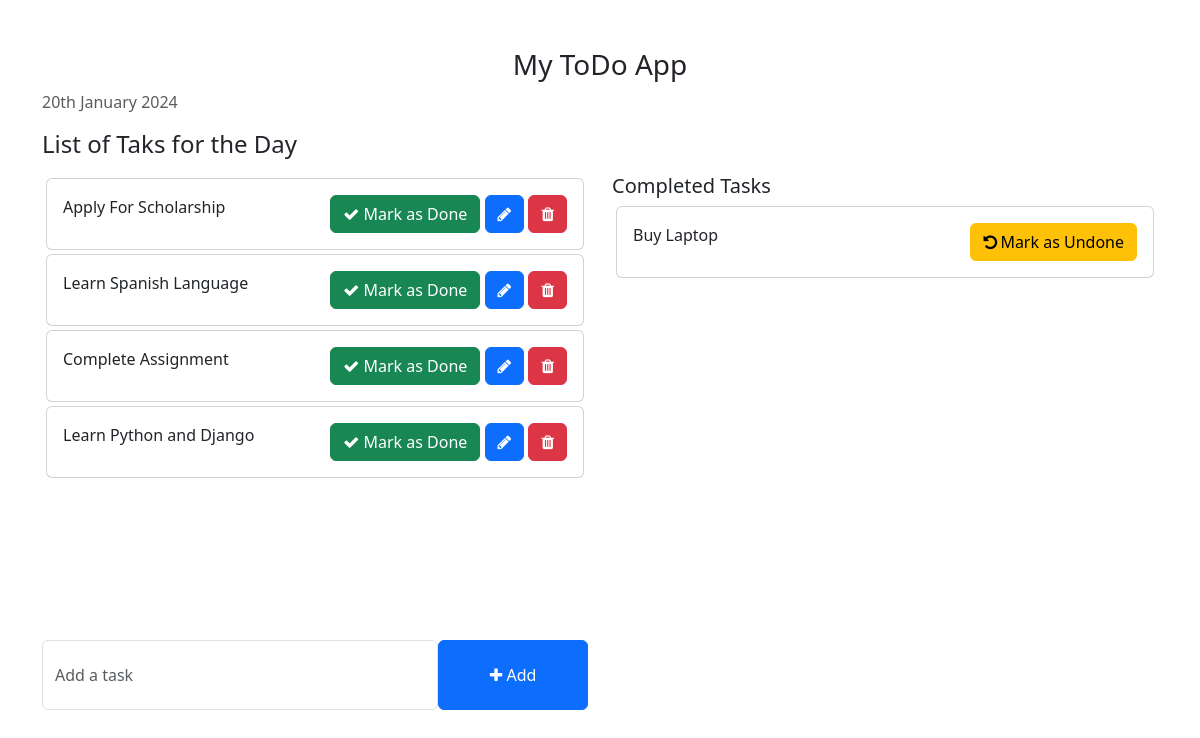
Before: / with the older database file.
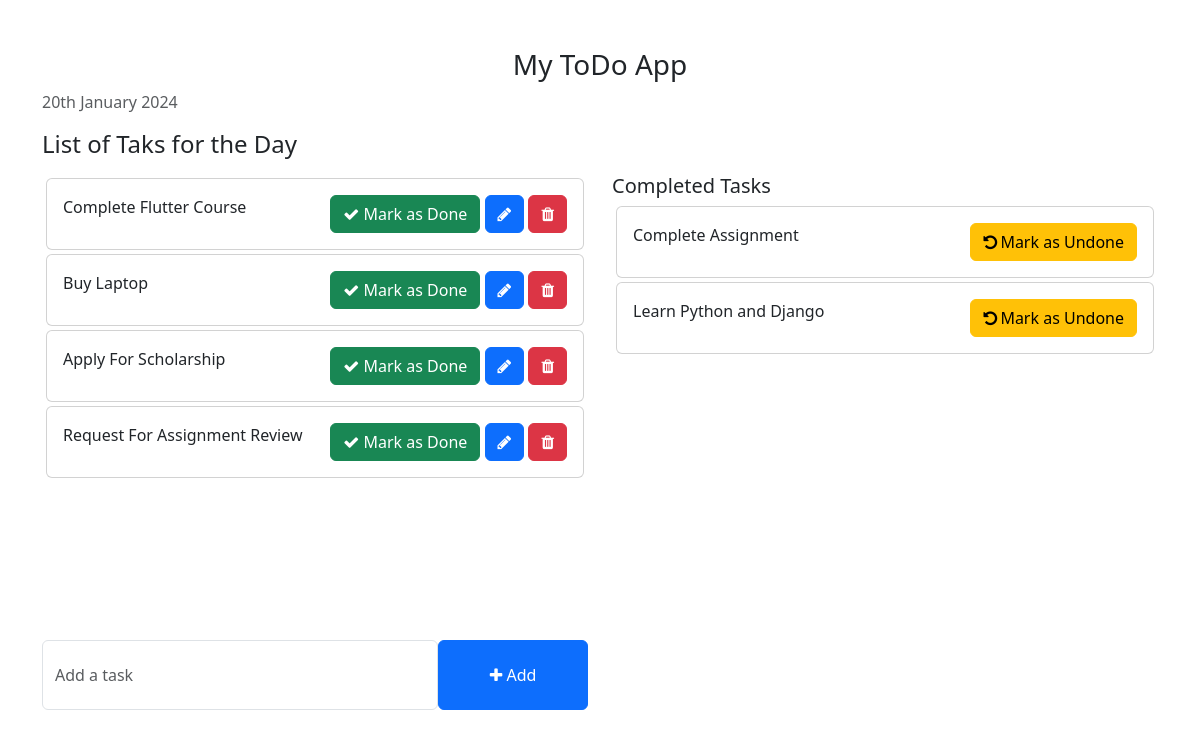
After: the same page with the newer database file.
### todo/models.py (models this page shows)
class Task(models.Model):
    task = models.CharField(max_length=250)
    is_completed = models.BooleanField(default=False)
    created_at = models.DateTimeField(auto_now_add=True)
    updated_at = models.DateTimeField(auto_now=True)
    def __str__(self):
        return self.task

### todo_main/views.py (the view)
# urls.py: 2. Add a URL to urlpatterns:  path('', views.home, name='home')
def home(request):
    tasks = Task.objects.filter(is_completed=False).order_by('-updated_at')
    completed_tasks = Task.objects.filter(is_completed=True).order_by('-updated_at')
    print(completed_tasks)
    context = {
        'tasks' : tasks,
        'completed_tasks' : completed_tasks,
    }
    return render(request, 'home.html', context)

### templates/home.html (shortened to what this page needs)
<!DOCTYPE html>
<html lang="en">
<head>
    <link href="https://cdn.jsdelivr.net/npm/bootstrap@5.3.2/dist/css/bootstrap.min.css" rel="stylesheet">
    <link rel="stylesheet" href="https://cdnjs.cloudflare.com/ajax/libs/font-awesome/4.7.0/css/font-awesome.min.css">
</head>
<body>
    <div class="container">
        <h3 class="pt-5 text-center">My ToDo App</h3>
        <p class="text-muted">{% now "jS F Y" %}</p>
        <div class="row">
            <h4 class="mb-3">List of Taks for the Day</h4>
            <div class="col-md-12 col-lg-6">
                <div class="" style="height: 450px; overflow: scroll;">
                    {% for task in tasks %}
                    <div class="card m-1">
                        <div class="card-body">
                            {{task.task}}
                            <span style="position: relative; float: right;">
                                <a href="{% url 'mark_as_done' task.pk %}" class="btn btn-success "><i class="fa fa-check " ></i> Mark as Done</a>
                                <a href="{% url 'edit_task' task.id %}" class="btn btn-primary"><i class="fa fa-pencil"></i></a>
                                <a href="{% url 'delete_task' task.id %}" class="btn btn-danger"><i class="fa fa-trash"></i></a>
                            </span>
                        </div>
                    </div>
                    {% endfor %}
                </div>
                <div class="W-100 mt-3 ">
                    <div class="col">
                        <form action="{% url 'addTask'%}", method="POST"  class="w-100">
                            <div class="form-group">
                                <span style="display: flex;">
                                    <input name="task" type="text" class="form-control" placeholder="Add a task">
                                    <button type="submit" class="btn btn-primary" style="width: 200px;"><i class="fa fa-plus"></i> Add</button>
                                </span>
                            </div>
                        </form>
                    </div>
                </div>
            </div>
            <div class="col-md-12 col-lg-6 custom-mt-md-5">
                <h5>Completed Tasks</h5>
                {% for completed_task in completed_tasks %}
                <div class="card m-1">
                    <div class="card-body">
                        {{completed_task.task}}
                        <span style="position: relative; float: right;">
                            <a href="{% url 'mark_as_undone' completed_task.pk %}" class="btn btn-warning"><i class="fa fa-undo" style="margin-right: 0.2rem!important;"></i>Mark as Undone</a>
                        </span>
                    </div>
                </div>
                {% endfor %}
            </div>
        </div>
    </div>
</body>
</html>

### templates/home.html (style rules this page uses)
.form-control { padding: 1.375rem .75rem !important; }

Changed rows visible on the page:
removed Task: task "Learn Spanish Language", shown under "List of Taks for the Day"
added Task: task "Complete Flutter Course", shown under "List of Taks for the Day"
changed Task "Buy Laptop": moves from the list under "Completed Tasks" to the list under "List of Taks for the Day"
added Task: task "Request For Assignment Review", shown under "List of Taks for the Day"
changed Task "Complete Assignment": moves from the list under "List of Taks for the Day" to the list under "Completed Tasks"
changed Task "Learn Python and Django": moves from the list under "List of Taks for the Day" to the list under "Completed Tasks"
